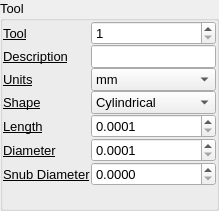
       <widget class="QWidget" name="toolProperties">
        <layout class="QVBoxLayout" name="verticalLayout_5">
         <property name="spacing">
          <number>0</number>
         </property>
         <property name="margin">
          <number>0</number>
         </property>
         <item>
          <widget class="QGroupBox" name="groupBox_3">
           <property name="font">
            <font>
             <pointsize>10</pointsize>
            </font>
           </property>
           <property name="title">
            <string>Tool</string>
           </property>
           <layout class="QVBoxLayout" name="verticalLayout_4">
            <property name="spacing">
             <number>0</number>
            </property>
            <property name="margin">
             <number>0</number>
            </property>
            <item>
             <layout class="QGridLayout" name="gridLayout">
              <item row="0" column="0">
               <widget class="QLabel" name="label_44">
                <property name="font">
                 <font>
                  <underline>true</underline>
                 </font>
                </property>
                <property name="text">
                 <string>Tool</string>
                </property>
                <property name="buddy">
                 <cstring>toolSpinBox</cstring>
                </property>
               </widget>
              </item>
              <item row="0" column="1">
               <widget class="QSpinBox" name="toolSpinBox">
                <property name="minimum">
                 <number>1</number>
                </property>
                <property name="maximum">
                 <number>1000</number>
                </property>
               </widget>
              </item>
              <item row="1" column="0">
               <widget class="QLabel" name="label_50">
                <property name="font">
                 <font>
                  <underline>true</underline>
                 </font>
                </property>
                <property name="text">
                 <string>Description</string>
                </property>
                <property name="buddy">
                 <cstring>descriptionLineEdit</cstring>
                </property>
               </widget>
              </item>
              <item row="1" column="1">
               <widget class="QLineEdit" name="descriptionLineEdit"/>
              </item>
              <item row="2" column="0">
               <widget class="QLabel" name="label_45">
                <property name="font">
                 <font>
                  <underline>true</underline>
                 </font>
                </property>
                <property name="text">
                 <string>Units</string>
                </property>
               </widget>
              </item>
              <item row="2" column="1">
               <widget class="QComboBox" name="toolUnitsComboBox">
                <item>
                 <property name="text">
                  <string>mm</string>
                 </property>
                </item>
                <item>
                 <property name="text">
                  <string>inch</string>
                 </property>
                </item>
               </widget>
              </item>
              <item row="3" column="0">
               <widget class="QLabel" name="label_46">
                <property name="font">
                 <font>
                  <underline>true</underline>
                 </font>
                </property>
                <property name="text">
                 <string>Shape</string>
                </property>
                <property name="buddy">
                 <cstring>shapeComboBox</cstring>
                </property>
               </widget>
              </item>
              <item row="3" column="1">
               <widget class="QComboBox" name="shapeComboBox">
                <item>
                 <property name="text">
                  <string>Cylindrical</string>
                 </property>
                </item>
                <item>
                 <property name="text">
                  <string>Conical</string>
                 </property>
                </item>
                <item>
                 <property name="text">
                  <string>Ballnose</string>
                 </property>
                </item>
                <item>
                 <property name="text">
                  <string>Spheroid</string>
                 </property>
                </item>
                <item>
                 <property name="text">
                  <string>Snubnose</string>
                 </property>
                </item>
               </widget>
              </item>
              <item row="4" column="0">
               <widget class="QLabel" name="label_47">
                <property name="font">
                 <font>
                  <underline>true</underline>
                 </font>
                </property>
                <property name="text">
                 <string>Length</string>
                </property>
                <property name="buddy">
                 <cstring>lengthDoubleSpinBox</cstring>
                </property>
               </widget>
              </item>
              <item row="4" column="1">
               <widget class="QDoubleSpinBox" name="lengthDoubleSpinBox">
                <property name="decimals">
                 <number>4</number>
                </property>
                <property name="minimum">
                 <double>0.000100000000000</double>
                </property>
                <property name="maximum">
                 <double>1000000.000000000000000</double>
                </property>
               </widget>
              </item>
              <item row="5" column="0">
               <widget class="QLabel" name="label_48">
                <property name="font">
                 <font>
                  <underline>true</underline>
                 </font>
                </property>
                <property name="text">
                 <string>Diameter</string>
                </property>
                <property name="buddy">
                 <cstring>diameterDoubleSpinBox</cstring>
                </property>
               </widget>
              </item>
              <item row="5" column="1">
               <widget class="QDoubleSpinBox" name="diameterDoubleSpinBox">
                <property name="decimals">
                 <number>4</number>
                </property>
                <property name="minimum">
                 <double>0.000100000000000</double>
                </property>
                <property name="maximum">
                 <double>1000000.000000000000000</double>
                </property>
               </widget>
              </item>
              <item row="6" column="0">
               <widget class="QLabel" name="snubDiameterLabel">
                <property name="font">
                 <font>
                  <underline>true</underline>
                 </font>
                </property>
                <property name="text">
                 <string>Snub Diameter</string>
                </property>
                <property name="buddy">
                 <cstring>snubDiameterDoubleSpinBox</cstring>
                </property>
               </widget>
              </item>
              <item row="6" column="1">
               <widget class="QDoubleSpinBox" name="snubDiameterDoubleSpinBox">
                <property name="decimals">
                 <number>4</number>
                </property>
                <property name="minimum">
                 <double>0.000000000000000</double>
                </property>
                <property name="maximum">
                 <double>1000000.000000000000000</double>
                </property>
               </widget>
              </item>
             </layout>
            </item>
            <item>
             <spacer name="verticalSpacer_2">
              <property name="orientation">
               <enum>Qt::Vertical</enum>
              </property>
              <property name="sizeHint" stdset="0">
               <size>
                <width>20</width>
                <height>22</height>
               </size>
              </property>
             </spacer>
            </item>
           </layout>
          </widget>
         </item>
        </layout>
       </widget>
